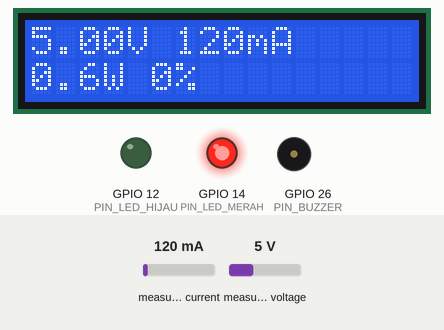
This sketch was run on a simulated ESP32. Shown: 16×2 character LCD, output pins drawn as LEDs (lit = HIGH), buzzer (waves = sounding, pin HIGH). Inputs (shaded band) come from the test bench; at power-on: measured voltage 5 V, measured current 120 mA. What the sketch prints to the serial monitor is not drawn.

Above: at 2.6 s.
2.7 s: measured voltage set to 10.7 V
At 4.18 s:
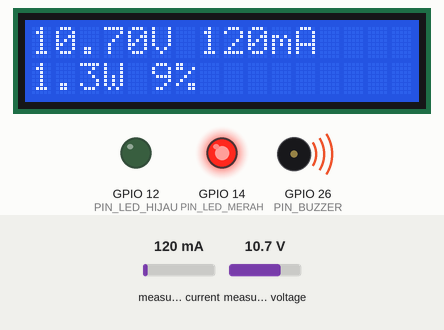
5.8 s: measured voltage set to 11.2 V
At 7.2 s:
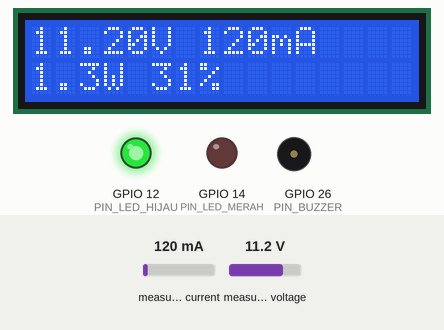
7.5 s: measured current set to 40 mA
At 8.7 s:
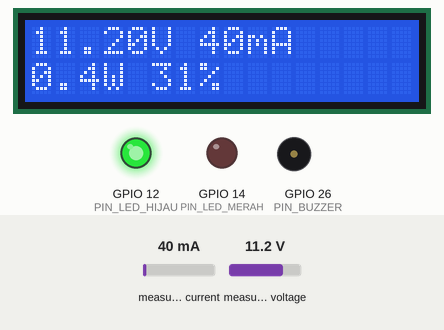
9.5 s: measured current set to 500 mA
At 11.4 s:
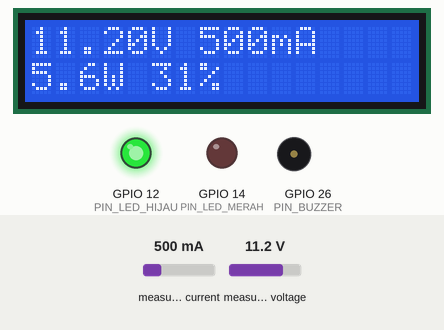
Timing chart, 0 to 12.5 s (numbered marks = the images above; inputs shaded):
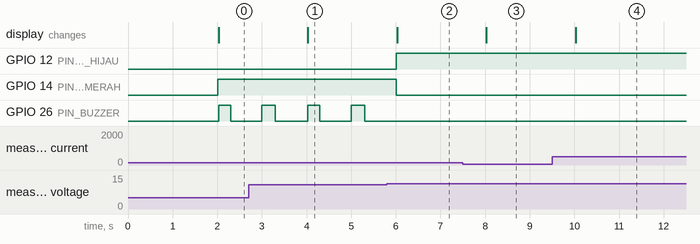

The sketch:

MonitorTeganganBateraiINA219.ino
```cpp
// MonitorTeganganBateraiINA219.ino — Monitor tegangan aki 12 V berbasis ESP32.
//
// Cara kerja:
//   1. Modul INA219 mengukur tegangan bus (sisi beban), arus yang mengalir
//      lewat resistor shunt 0,1 ohm di modul, dan daya — semuanya lewat I2C.
//      Rentang kalibrasi 32 V / 2 A, cukup untuk aki 12 V.
//   2. Setiap INTERVAL_BACA_MS (2 detik), ESP32 membaca tegangan (volt),
//      arus (miliampere), dan daya (miliwatt) dari INA219, lalu menghitung
//      persen sisa aki secara linear antara TEGANGAN_KOSONG_V (0%) dan
//      TEGANGAN_PENUH_V (100%).
//   3. LCD menampilkan tegangan + arus di baris pertama, daya + persen sisa
//      aki di baris kedua.
//   4. Bila tegangan turun di bawah AMBANG_ALARM_V (11,0 V — aki 12 V sudah
//      lemah dan starter bisa gagal), buzzer berbunyi putus-putus, LED merah
//      menyala, dan LED hijau padam. Di atas ambang itu LED hijau menyala.
//
// Pinout (HARUS sama dengan skema di schematic.png):
//   GPIO21 -> INA219 SDA dan LCD SDA (bus I2C yang sama)
//   GPIO22 -> INA219 SCL dan LCD SCL (bus I2C yang sama)
//   GPIO26 -> buzzer aktif HIGH
//   GPIO14 -> LED merah (tegangan rendah) lewat resistor 220 ohm ke GND
//   GPIO12 -> LED hijau (tegangan normal) lewat resistor 220 ohm ke GND
//
// Jalur daya aki (HARUS sama dengan skema):
//   Aki 12 V (+) -> INA219 VIN+ ; INA219 VIN- -> beban 12 V -> aki (-).
//   INA219 mengukur arus dari selisih tegangan di resistor shunt antara
//   VIN+ dan VIN-, dan tegangan bus di sisi VIN- terhadap GND.
//   GND INA219 dan GND ESP32 digabung dengan aki (-) — tanpa GND bersama,
//   pembacaan tegangan bus tidak ada acuannya.
//   ESP32 + LCD dicatu USB 5 V terpisah; JANGAN mencatu ESP32 dari aki
//   12 V tanpa regulator penurun tegangan.
//
// Library yang dibutuhkan (lihat folder libraries/ di repo):
//   - Adafruit INA219 1.2.3 (butuh Adafruit BusIO + Adafruit Unified Sensor)
//   - LiquidCrystal_I2C 1.1.2
//
// Catu daya: ESP32 + LCD dari USB 5 V. INA219 VCC dari 3V3 ESP32.
// Aki 12 V HANYA masuk ke VIN+ / VIN- modul INA219, bukan ke pin ESP32.

#include <Wire.h>
#include <Adafruit_INA219.h>
#include <LiquidCrystal_I2C.h>

// -------------------- pin --------------------
const uint8_t PIN_BUZZER    = 26;  // aktif HIGH
const uint8_t PIN_LED_MERAH = 14;  // tegangan rendah, lewat resistor 220 ohm
const uint8_t PIN_LED_HIJAU = 12;  // tegangan normal, lewat resistor 220 ohm
const uint8_t PIN_SDA       = 21;  // bus I2C: INA219 + LCD
const uint8_t PIN_SCL       = 22;  // bus I2C: INA219 + LCD

// -------------------- konfigurasi --------------------
const float         AMBANG_ALARM_V      = 11.0f;  // di bawah ini aki lemah
const float         TEGANGAN_PENUH_V    = 12.7f;  // aki 12 V penuh (100%)
const float         TEGANGAN_KOSONG_V   = 10.5f;  // aki 12 V kosong (0%)
const unsigned long INTERVAL_BACA_MS    = 2000;   // baca INA219 tiap 2 detik
const unsigned long PERIODE_BEEP_MS     = 1000;   // satu siklus bunyi buzzer
const unsigned long DURASI_BEEP_ON_MS   = 300;    // buzzer bunyi 300 ms tiap siklus
const uint8_t       ALAMAT_INA219       = 0x40;   // alamat I2C modul INA219
const uint8_t       ALAMAT_LCD          = 0x27;   // alamat I2C LCD 16x2
const uint8_t       KOLOM_LCD           = 16;
const uint8_t       BARIS_LCD           = 2;
const uint32_t      KECEPATAN_SERIAL    = 115200;

// -------------------- objek --------------------
Adafruit_INA219 ina219(ALAMAT_INA219);
LiquidCrystal_I2C lcd(ALAMAT_LCD, KOLOM_LCD, BARIS_LCD);

// -------------------- state --------------------
float teganganVolt = 0.0f;   // tegangan bus aki (volt)
float arusMiliampere = 0.0f; // arus beban (mA)
float dayaMiliwatt = 0.0f;   // daya beban (mW)
float persenSisaAki = 0.0f;  // 0-100%
bool alarmAktif = false;
unsigned long waktuBacaTerakhirMs = 0;

// -------------------- persen sisa aki --------------------
// Linear antara TEGANGAN_KOSONG_V (0%) dan TEGANGAN_PENUH_V (100%).
// Ini perkiraan kasar untuk aki timbal-asam 12 V — bukan pengukuran
// kapasitas sebenarnya, tapi cukup untuk tahu aki masih sehat atau tidak.
float hitungPersenSisaAki(float volt) {
  if (volt <= TEGANGAN_KOSONG_V) return 0.0f;
  if (volt >= TEGANGAN_PENUH_V) return 100.0f;
  return (volt - TEGANGAN_KOSONG_V)
         / (TEGANGAN_PENUH_V - TEGANGAN_KOSONG_V) * 100.0f;
}

// -------------------- buzzer --------------------
// Bunyi putus-putus non-blocking: 300 ms bunyi, 700 ms diam, berulang
// selama alarm aktif. Dipanggil tiap loop, tidak memakai delay().
void perbaruiBuzzer() {
  if (!alarmAktif) {
    digitalWrite(PIN_BUZZER, LOW);
    return;
  }
  unsigned long faseMs = millis() % PERIODE_BEEP_MS;
  digitalWrite(PIN_BUZZER, faseMs < DURASI_BEEP_ON_MS ? HIGH : LOW);
}

// -------------------- LCD --------------------
void tampilkanLcd() {
  char baris1[17];
  char baris2[17];
  snprintf(baris1, sizeof(baris1), "%.2fV %.0fmA",
           teganganVolt, arusMiliampere);
  snprintf(baris2, sizeof(baris2), "%.1fW %d%%",
           dayaMiliwatt / 1000.0f, (int)persenSisaAki);
  lcd.clear();
  lcd.setCursor(0, 0);
  lcd.print(baris1);
  lcd.setCursor(0, 1);
  lcd.print(baris2);
}

// -------------------- baca sensor + alarm --------------------
void bacaSensorDanPerbaruiAlarm() {
  teganganVolt = ina219.getBusVoltage_V();
  arusMiliampere = ina219.getCurrent_mA();
  dayaMiliwatt = ina219.getPower_mW();
  persenSisaAki = hitungPersenSisaAki(teganganVolt);

  alarmAktif = teganganVolt < AMBANG_ALARM_V;
  digitalWrite(PIN_LED_MERAH, alarmAktif ? HIGH : LOW);
  digitalWrite(PIN_LED_HIJAU, alarmAktif ? LOW : HIGH);

  tampilkanLcd();

  Serial.print("Tegangan: ");
  Serial.print(teganganVolt, 2);
  Serial.print(" V | Arus: ");
  Serial.print(arusMiliampere, 0);
  Serial.print(" mA | Daya: ");
  Serial.print(dayaMiliwatt / 1000.0f, 1);
  Serial.print(" W | Sisa: ");
  Serial.print((int)persenSisaAki);
  Serial.print("% | Alarm: ");
  Serial.println(alarmAktif ? "YA (aki lemah)" : "tidak");
}

// -------------------- setup / loop --------------------
void setup() {
  Serial.begin(KECEPATAN_SERIAL);
  pinMode(PIN_BUZZER, OUTPUT);
  pinMode(PIN_LED_MERAH, OUTPUT);
  pinMode(PIN_LED_HIJAU, OUTPUT);
  digitalWrite(PIN_BUZZER, LOW);
  digitalWrite(PIN_LED_MERAH, LOW);
  digitalWrite(PIN_LED_HIJAU, LOW);

  Wire.begin(PIN_SDA, PIN_SCL);

  lcd.init();
  lcd.backlight();
  lcd.setCursor(0, 0);
  lcd.print("Monitor Aki 12V");
  lcd.setCursor(0, 1);
  lcd.print("INA219 siap...");

  // Kalibrasi 32 V / 2 A — cocok untuk aki 12 V (maks 32 V, maks 2 A).
  if (!ina219.begin()) {
    Serial.println("INA219 tidak ditemukan di I2C! Cek wiring SDA/SCL.");
    lcd.clear();
    lcd.setCursor(0, 0);
    lcd.print("INA219 hilang!");
    lcd.setCursor(0, 1);
    lcd.print("Cek SDA/SCL");
    while (true) {
      delay(1000);  // berhenti: tanpa INA219 tidak ada yang bisa diukur
    }
  }
  ina219.setCalibration_32V_2A();
  Serial.println("INA219 siap. Membaca tiap 2 detik.");
  delay(1000);
}

void loop() {
  unsigned long sekarang = millis();
  if (sekarang - waktuBacaTerakhirMs >= INTERVAL_BACA_MS) {
    waktuBacaTerakhirMs = sekarang;
    bacaSensorDanPerbaruiAlarm();
  }
  perbaruiBuzzer();
}
```

Measured:
- the behaviour switches between 10.9 and 11 V on measured voltage (found by bisection; images 1 and 2)
- after the input at 2.7 s, the display: changes after 1.3 s (image 1)
- after the input at 5.8 s, GPIO 12 (PIN_LED_HIJAU): LOW → HIGH after 0.21 s; GPIO 14 (PIN_LED_MERAH): HIGH → LOW after 0.21 s; GPIO 26 (PIN_BUZZER): stops changing and stays LOW; the display: changes after 0.23 s (image 2)
- after the input at 7.5 s, the display: changes after 0.53 s (image 3)
- after the input at 9.5 s, the display: changes after 0.53 s (image 4)
- by itself, GPIO 26 (PIN_BUZZER): alternates HIGH for 0.30 s and LOW for 0.71 s
